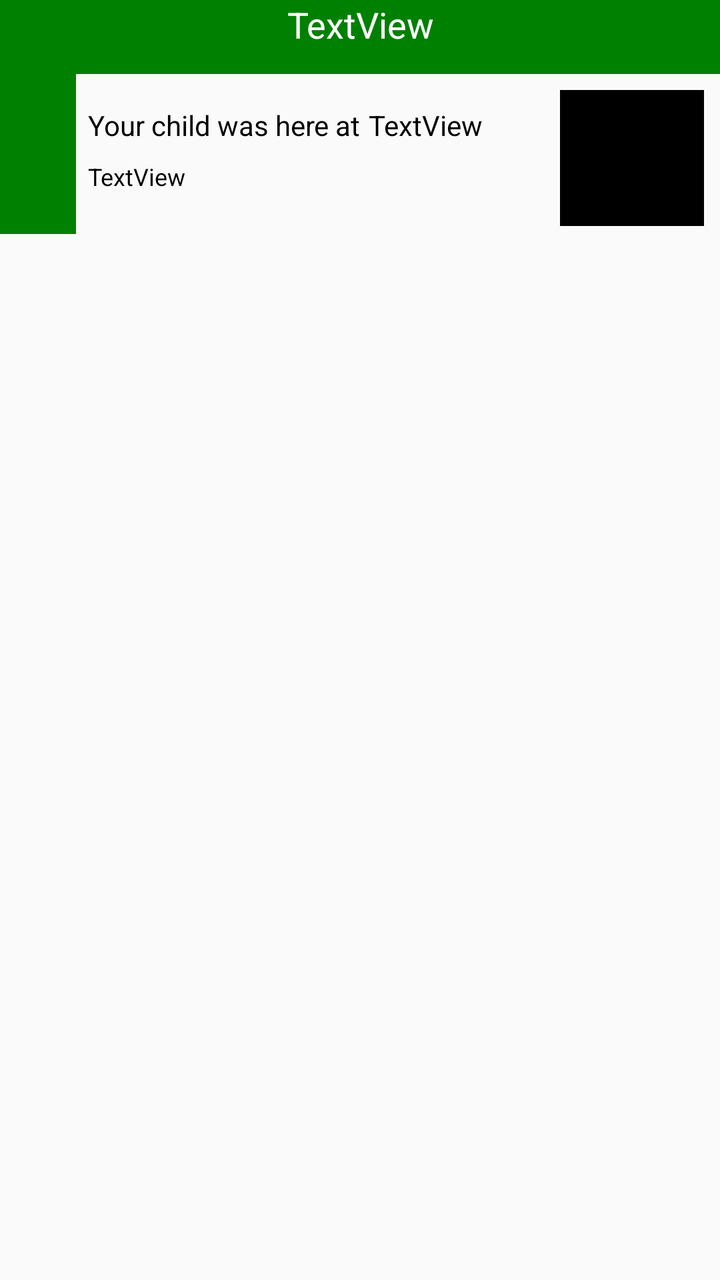
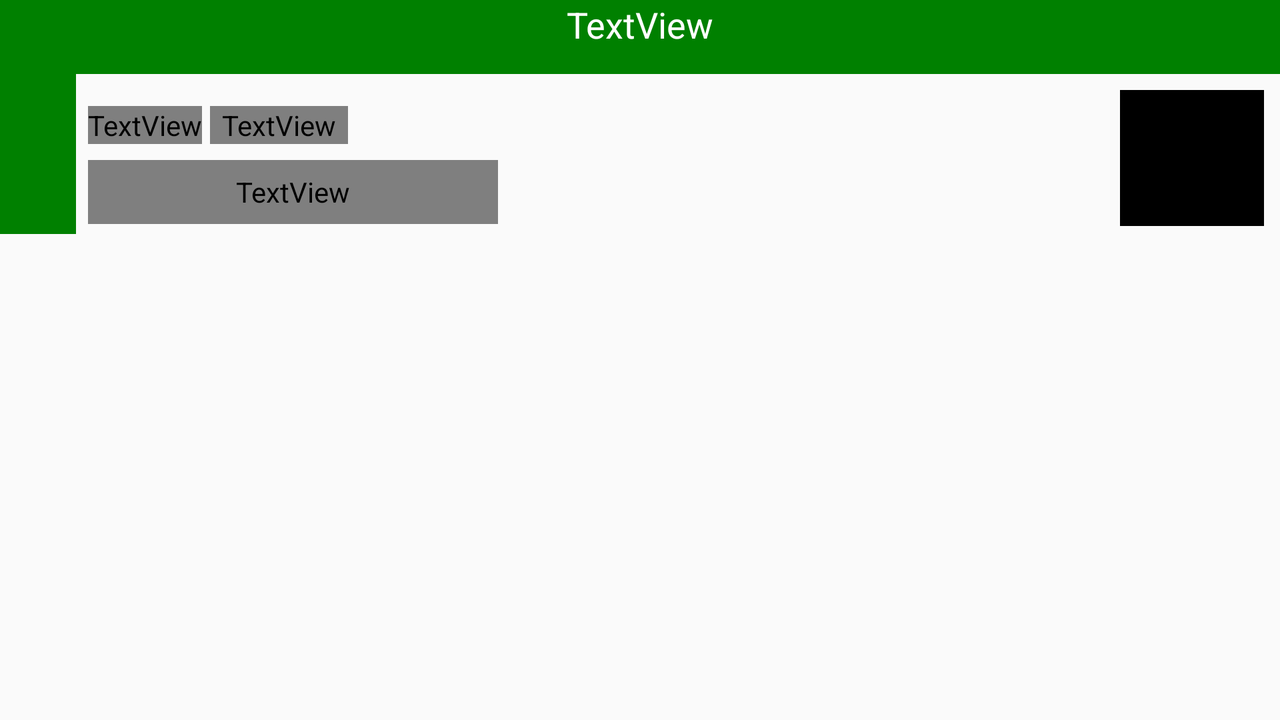

Two renders of one Android screen. The first uses the default layout on a phone; the second uses the alternative layout the repository ships for a different screen configuration, on a matching device. The two XML files are below.
<!-- AndroidManifest.xml: application theme AppTheme -->
<!-- res/layout/lv_row_parent.xml -->
<?xml version="1.0" encoding="utf-8"?>
<android.support.constraint.ConstraintLayout
    xmlns:android="http://schemas.android.com/apk/res/android"
    xmlns:app="http://schemas.android.com/apk/res-auto"
    xmlns:tools="http://schemas.android.com/tools"
    android:layout_width="match_parent"
    android:layout_height="match_parent"
    tools:layout_editor_absoluteY="81dp"
    tools:layout_editor_absoluteX="0dp">

    <TextView
        android:id="@+id/rideName_tv"
        android:layout_width="368dp"
        android:layout_height="37dp"
        android:background="@color/colorGreen"
        android:text="TextView"
        android:textAlignment="center"
        android:textColor="@android:color/background_light"
        android:textSize="18sp"
        app:layout_constraintLeft_toLeftOf="parent"
        app:layout_constraintRight_toRightOf="parent"
        app:layout_constraintTop_toTopOf="parent" />

    <ImageView
        android:id="@+id/rideImage_image"
        android:layout_width="72dp"
        android:layout_height="68dp"
        android:layout_marginLeft="75dp"
        android:layout_marginTop="45dp"
        android:layout_marginRight="8dp"
        android:layout_marginStart="75dp"
        android:layout_marginEnd="8dp"
        app:layout_constraintTop_toTopOf="parent"
        app:layout_constraintRight_toRightOf="parent"
        app:layout_constraintHorizontal_bias="1.0"
        app:srcCompat="@android:color/background_dark"
        app:layout_constraintLeft_toRightOf="@+id/catogoryRide_tv"/>

    <TextView
        android:id="@+id/catogoryRide_tv"
        android:layout_width="205dp"
        android:layout_height="32dp"
        android:text="TextView"
        android:textColor="@color/colorAccent"
        android:textSize="12sp"
        android:layout_marginLeft="0dp"
        android:layout_marginTop="8dp"
        app:layout_constraintLeft_toLeftOf="@+id/textView"
        app:layout_constraintTop_toBottomOf="@+id/textView"
        tools:layout_constraintTop_creator="1" />

    <TextView
        android:id="@+id/ride_time"
        android:layout_width="69dp"
        android:layout_height="0dp"
        android:text="TextView"
        android:textColor="@color/colorAccent"
        app:layout_constraintLeft_toRightOf="@+id/textView"
        android:layout_marginLeft="4dp"
        app:layout_constraintBottom_toBottomOf="@+id/textView"
        android:layout_marginStart="4dp" />

    <TextView
        android:id="@+id/textView"
        android:layout_width="wrap_content"
        android:layout_height="wrap_content"
        android:text="@string/lv_kind_tijd"
        android:textColor="@color/colorAccent"
        android:layout_marginLeft="44dp"
        app:layout_constraintLeft_toLeftOf="parent"
        android:layout_marginStart="44dp"
        android:layout_marginTop="16dp"
        app:layout_constraintTop_toBottomOf="@+id/rideName_tv" />

    <TextView
        android:id="@+id/textView2"
        android:layout_width="38dp"
        android:layout_height="117dp"
        android:layout_marginLeft="0dp"
        android:layout_marginTop="0dp"
        android:background="@color/colorGreen"
        app:layout_constraintLeft_toLeftOf="parent"
        app:layout_constraintTop_toTopOf="parent" />

</android.support.constraint.ConstraintLayout>
<!-- resources referenced by this layout -->
<resources>
  <color name="colorAccent">#000000</color>
  <color name="colorGreen">#008000</color>
  <string name="lv_kind_tijd">Your child was here at</string>
  <style name="AppTheme" parent="@style/Theme.AppCompat.Light.DarkActionBar">
          
          <item name="colorPrimary">@color/colorGreen</item>
          <item name="colorPrimaryDark">@color/colorGreen</item>
      </style>
</resources>
<!-- res/layout-land/lv_row_parent.xml (the repository's variant of the layout above) -->
<!-- drawn on the phone turned sideways -->
<?xml version="1.0" encoding="utf-8"?>
<android.support.constraint.ConstraintLayout
    xmlns:android="http://schemas.android.com/apk/res/android"
    xmlns:app="http://schemas.android.com/apk/res-auto"
    xmlns:tools="http://schemas.android.com/tools"
    android:layout_width="match_parent"
    android:layout_height="match_parent"
    tools:layout_editor_absoluteY="0dp"
    tools:layout_editor_absoluteX="0dp">

    <TextView
        android:id="@+id/rideName_tv"
        android:layout_width="0dp"
        android:layout_height="37dp"
        android:background="@color/colorGreen"
        android:text="TextView"
        android:textAlignment="center"
        android:textColor="@android:color/background_light"
        android:textSize="18sp"
        app:layout_constraintLeft_toLeftOf="parent"
        app:layout_constraintRight_toRightOf="parent"
        app:layout_constraintTop_toTopOf="parent"
        android:layout_marginTop="0dp" />

    <ImageView
        android:id="@+id/rideImage_image"
        android:layout_width="72dp"
        android:layout_height="68dp"
        android:layout_marginRight="8dp"
        app:layout_constraintRight_toRightOf="parent"
        app:srcCompat="@android:color/background_dark"
        android:layout_marginTop="8dp"
        app:layout_constraintTop_toBottomOf="@+id/rideName_tv" />

    <TextView
        android:id="@+id/catogoryRide_tv"
        android:layout_width="205dp"
        android:layout_height="32dp"
        android:text="TextView"
        android:textColor="@color/colorBlack"
        android:textSize="12sp"
        android:layout_marginLeft="0dp"
        android:layout_marginTop="8dp"
        app:layout_constraintLeft_toLeftOf="@+id/textView"
        app:layout_constraintTop_toBottomOf="@+id/textView"
        tools:layout_constraintTop_creator="1" />

    <TextView
        android:id="@+id/ride_time"
        android:layout_width="69dp"
        android:layout_height="0dp"
        android:text="TextView"
        android:textColor="@color/colorBlack"
        app:layout_constraintLeft_toRightOf="@+id/textView"
        android:layout_marginLeft="4dp"
        app:layout_constraintBottom_toBottomOf="@+id/textView" />
    <TextView
        android:id="@+id/textView"
        android:layout_width="wrap_content"
        android:layout_height="wrap_content"
        android:text="@string/lv_kind_tijd"
        android:textColor="@color/colorBlack"
        android:layout_marginLeft="44dp"
        app:layout_constraintLeft_toLeftOf="parent"
        android:layout_marginTop="16dp"
        app:layout_constraintTop_toBottomOf="@+id/rideName_tv" />

    <TextView
        android:id="@+id/textView2"
        android:layout_width="38dp"
        android:layout_height="117dp"
        android:layout_marginLeft="0dp"
        android:layout_marginTop="0dp"
        android:background="@color/colorGreen"
        app:layout_constraintLeft_toLeftOf="parent"
        app:layout_constraintTop_toTopOf="parent" />

</android.support.constraint.ConstraintLayout>
<!-- resources referenced by the variant -->
<!-- as the phone turned sideways resolves them -->
<resources>
  <color name="colorGreen">#008000</color>
  <string name="lv_kind_tijd">Your child was here at</string>
  <style name="AppTheme" parent="@style/Theme.AppCompat.Light.DarkActionBar">
          
          <item name="colorPrimary">@color/colorGreen</item>
          <item name="colorPrimaryDark">@color/colorGreen</item>
      </style>
</resources>
